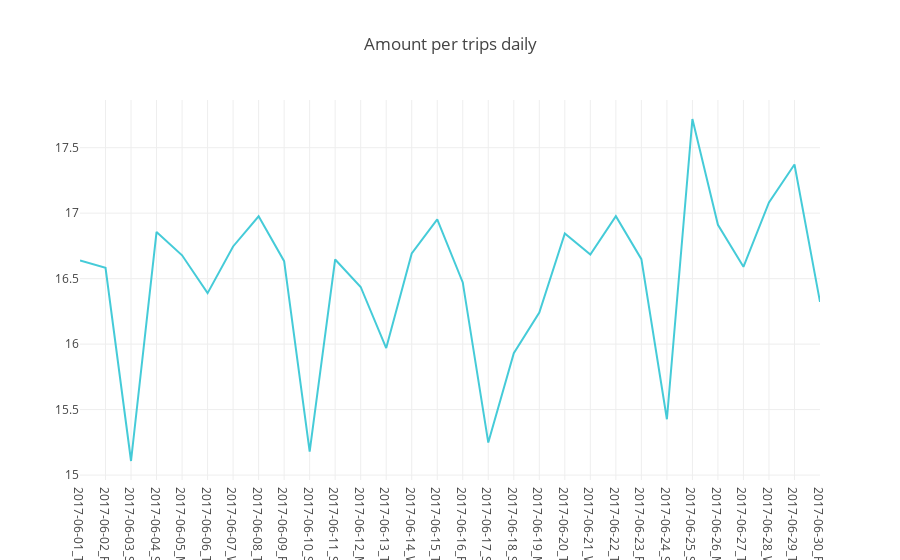

Notebook source saved alongside this figure:
### Markdown cell above
# Observation #1
## Thursday and Friday are the most busy 
## Monday and Sunday are the less busy

### Code cell
def get_average_taxi(df):
    return df['total_amount'].sum()/float(len(df))

summary_day_average_taxi = pd.DataFrame(sub_df.groupby(['tpep_pickup_datetime_date_day']).apply(get_average_taxi))


summary_day_average_taxi = summary_day_average_taxi.rename(columns = {0:'average_taxi'})
summary_day_average_taxi.reset_index(level=0, inplace=True)


data = go.Scatter(
                x=summary_day_average_taxi['tpep_pickup_datetime_date_day'],
                y=summary_day_average_taxi['average_taxi'],
                line = dict(color = '#17BECF'),
                opacity = 0.8)



layout = dict(
    title = "Amount per trips daily",

)

fig = dict(data=[data], layout=layout)
plotly.offline.iplot(fig, filename = "Amount per trips daily")

### Figure 1 — Plotly figure (JSON) as saved in the notebook; plotly's stock layout.template omitted (floating-point values rounded to 4 significant figures)
{"data": [{"line": {"color": "#17BECF"}, "opacity": 0.8, "type": "scatter", "uid": "b4dc7b2d-b7cf-41d7-88e2-9f2c7291c756", "x": ["2017-06-01_Thursday", "2017-06-02_Friday", "2017-06-03_Saturday", "2017-06-04_Sunday", "2017-06-05_Monday", "2017-06-06_Tuesday", "2017-06-07_Wednesday", "2017-06-08_Thursday", "2017-06-09_Friday", "2017-06-10_Saturday", "2017-06-11_Sunday", "2017-06-12_Monday", "2017-06-13_Tuesday", "2017-06-14_Wednesday", "2017-06-15_Thursday", "2017-06-16_Friday", "2017-06-17_Saturday", "2017-06-18_Sunday", "2017-06-19_Monday", "2017-06-20_Tuesday", "2017-06-21_Wednesday", "2017-06-22_Thursday", "2017-06-23_Friday", "2017-06-24_Saturday", "2017-06-25_Sunday", "2017-06-26_Monday", "2017-06-27_Tuesday", "2017-06-28_Wednesday", "2017-06-29_Thursday", "2017-06-30_Friday"], "y": [16.64, 16.58, 15.11, 16.86, 16.68, 16.39, 16.75, 16.98, 16.63, 15.18, 16.65, 16.44, 15.97, 16.69, 16.95, 16.47, 15.25, 15.93, 16.24, 16.85, 16.68, 16.98, 16.65, 15.43, 17.72, 16.91, 16.59, 17.08, 17.37, 16.32]}], "layout": {"title": {"text": "Amount per trips daily"}}}
